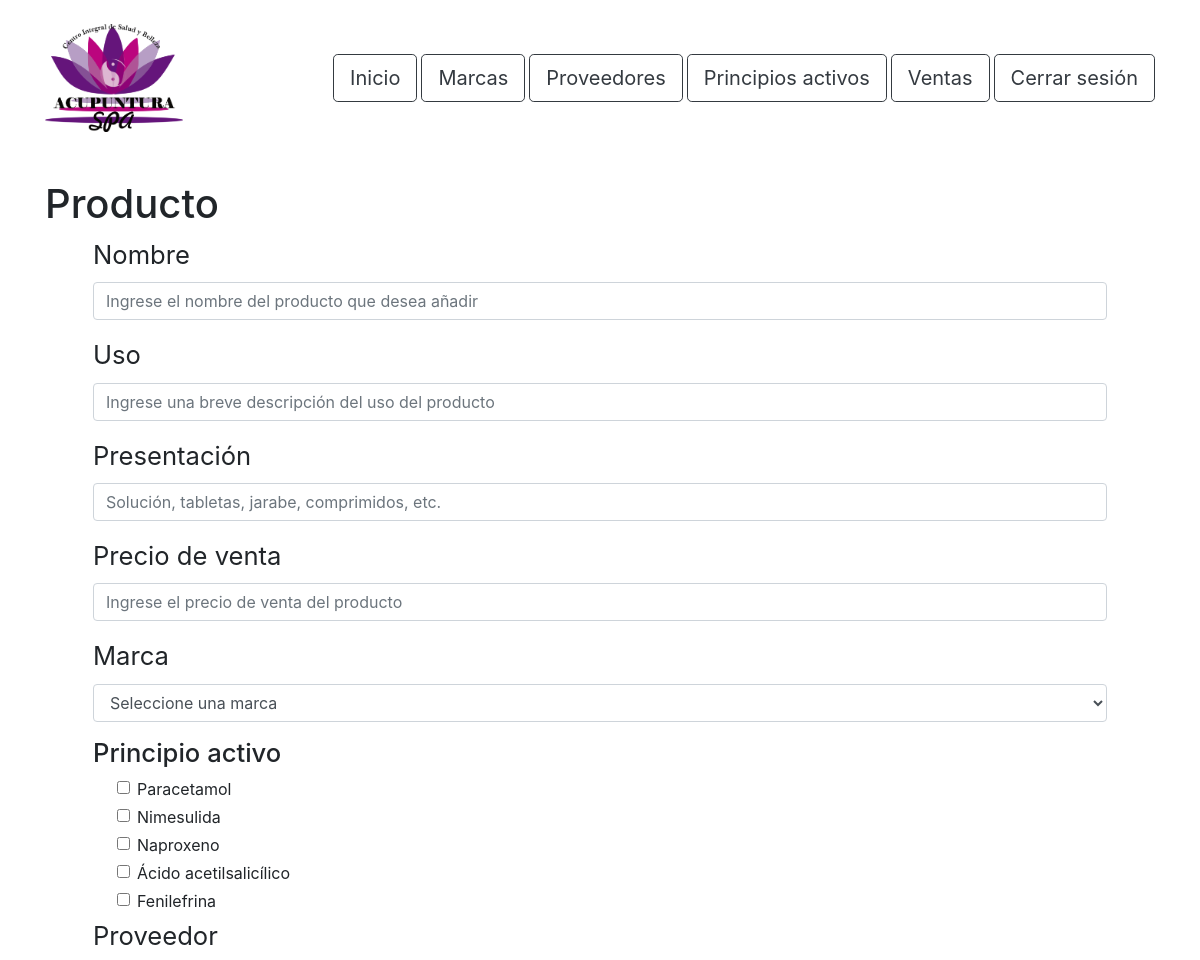
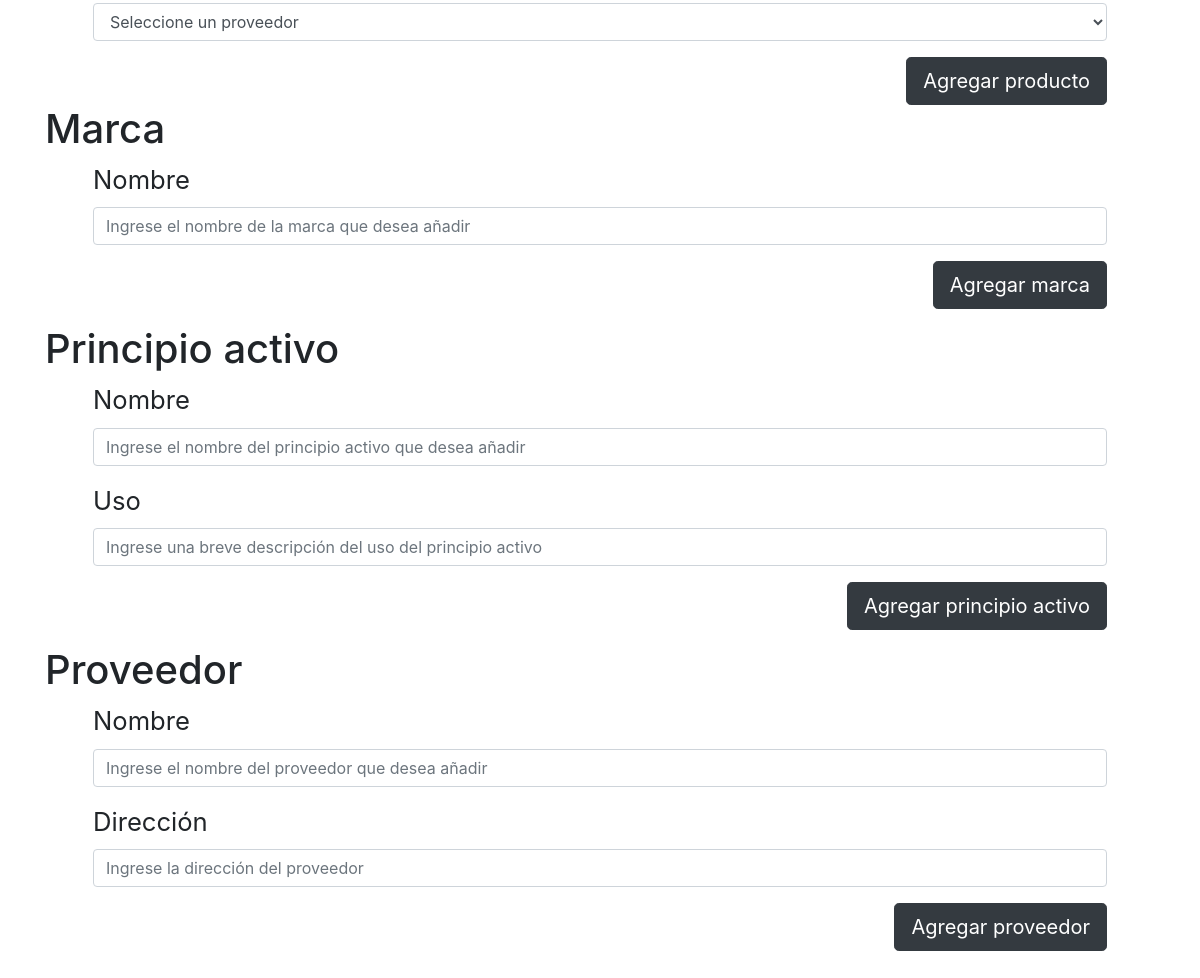
/agregar.php, run on the app's committed database (2 pictures, top to bottom).
### tables this page shows
CREATE TABLE info_principio_activo(id_principio INT AUTO_INCREMENT NOT NULL, nombre_sustancia VARCHAR(50) NOT NULL, uso_principio VARCHAR(200), PRIMARY KEY(id_principio));

### agregar.php (the view, shortened to what this page needs)
<!DOCTYPE html>
<html lang="es">
<head>
    <link rel="stylesheet" href="css/bootstrap.css">
    <link rel="stylesheet" href="css/styles.css">
</head>
<body>
<header class="container d-flex justify-content-between mt-4">
        <a href="inicio.php "> <img src="img/logo.png" alt="Logo" class="logo"> </a>
        <div class="d-flex align-items-center">
        <a href="inicio.php" class="btn btn-lg btn-outline-dark boton-negro">Inicio</a>
            <a href="marca.php" class="btn btn-lg btn-outline-dark boton-negro ml-1">Marcas</a>
            <a href="proveedor.php" class="btn btn-lg btn-outline-dark boton-negro ml-1">Proveedores</a>
            <a href="principio_activo.php" class="btn btn-lg btn-outline-dark boton-negro ml-1">Principios activos</a>
            <a href="ventas.php" class="btn btn-lg btn-outline-dark boton-negro ml-1">Ventas</a>
            <a href="index.php" class="btn btn-lg btn-outline-dark boton-negro ml-1">Cerrar sesión</a>
        </div>
    </header>
    <section class="container mt-5">
        <h1>Producto</h1>
        <form class="pl-5 pr-5" action="agregar_producto.php" method="post">
            <div class="form-group">
                <label for="n_producto" class="fz-16">Nombre</label>
                <input required type="text" name="n_producto" class="form-control" placeholder="Ingrese el nombre del producto que desea añadir">
            </div>
            <div class="form-group">
                <label for="u_producto" class="fz-16">Uso</label>
                <input required type="text" name="u_producto" class="form-control" placeholder="Ingrese una breve descripción del uso del producto">
            </div>
            <div class="form-group">
                <label for="p_producto" class="fz-16">Presentación</label>
                <input required type="text" name="p_producto" class="form-control" placeholder="Solución, tabletas, jarabe, comprimidos, etc.">
            </div>
            <div class="form-group">
                <label for="precio_prod" class="fz-16">Precio de venta</label>
                <input required type="number" name="precio_prod" class="form-control" placeholder="Ingrese el precio de venta del producto">
            </div>
            <div class="form-group">
                <label for="m_producto" class="fz-16">Marca</label>
                <select class="form-control" name="m_producto" id="m_producto" autocomplete="off">
                    <option disabled selected="selected">Seleccione una marca</option>
                </select>
            </div>
                <h2 class="fz-16">Principio activo</h2>
                    <?php try {
                        require_once('db_connection.php');
                        $sql = "SELECT * FROM info_principio_activo";
                        $resultado = $conn->query($sql);
                        while( $eventos = $resultado->fetch_assoc() ) { ?>
                            <div class="form-check ml-4 mb-1">
                                <input class="form-check-input" type="checkbox" value="<?php echo $eventos['id_principio'] ?>" name="id_prin[]">
                                <label class="form-check-label" for="prin_activo">
                                    <?php echo $eventos['nombre_sustancia'] ?>
                                </label>
                            </div>
                        <?php }
                    }
                    catch(Exception $e) {
                        echo $e->getMessage();
                    }
                    ?>
            <div class="form-group">
                <label for="prov_prod" class="fz-16">Proveedor</label>
                <select class="form-control" name="prov_prod" id="prov_prod" autocomplete="off">
                    <option disabled selected="selected">Seleccione un proveedor</option>
                </select>
            </div>
            <div class="d-flex flex-row-reverse">
                <button type="submit" class="btn btn-dark btn-lg ">Agregar producto</button>
            </div>
        </form>
        <h1>Marca</h1>
        <form class="pl-5 pr-5" action="agregar_marca.php" method="post">
            <div class="form-group">
                <label for="n_marca" class="fz-16">Nombre</label>
                <input required type="text" name="n_marca" class="form-control" placeholder="Ingrese el nombre de la marca que desea añadir">
            </div>
            <div class="d-flex flex-row-reverse">
                <button type="submit" class="btn btn-dark btn-lg ">Agregar marca</button>
            </div>
        </form>
        <h1 class="mt-3">Principio activo</h1>
        <form class="pl-5 pr-5" action="agregar_principio_activo.php" method="post">
            <div class="form-group">
                <label for="n_principio" class="fz-16">Nombre</label>
                <input required type="text" name="n_principio" class="form-control" placeholder="Ingrese el nombre del principio activo que desea añadir">
            </div>
            <div class="form-group">
                <label for="u_principio" class="fz-16">Uso</label>
                <input required type="text" name="u_principio" class="form-control" placeholder="Ingrese una breve descripción del uso del principio activo">
            </div>
            <div class="d-flex flex-row-reverse">
                <button type="submit" class="btn btn-dark btn-lg ">Agregar principio activo</button>
            </div>
        </form>
        <h1 class="mt-3">Proveedor</h1>
        <form class="pl-5 pr-5 mb-5" action="agregar_proveedor.php" method="post">
            <div class="form-group">
                <label for="n_proveedor" class="fz-16">Nombre</label>
                <input required type="text" name="n_proveedor" class="form-control" placeholder="Ingrese el nombre del proveedor que desea añadir">
            </div>
            <div class="form-group">
                <label for="dir_proveedor" class="fz-16">Dirección</label>
                <input required type="text" name="dir_proveedor" class="form-control" placeholder="Ingrese la dirección del proveedor">
            </div>
            <div class="d-flex flex-row-reverse">
                <button type="submit" class="btn btn-dark btn-lg ">Agregar proveedor</button>
            </div>
        </form>
    </section>
</body>
</html>

### css/styles.css (style rules this page uses)
.logo { max-width: 8.6rem; }
.fz-16 { font-size: 1.6rem; }

### data on the page
info_principio_activo: nombre_sustancia "Paracetamol"
info_principio_activo: nombre_sustancia "Nimesulida"
info_principio_activo: nombre_sustancia "Naproxeno"
info_principio_activo: nombre_sustancia "Ácido acetilsalicílico"
info_principio_activo: nombre_sustancia "Fenilefrina"
